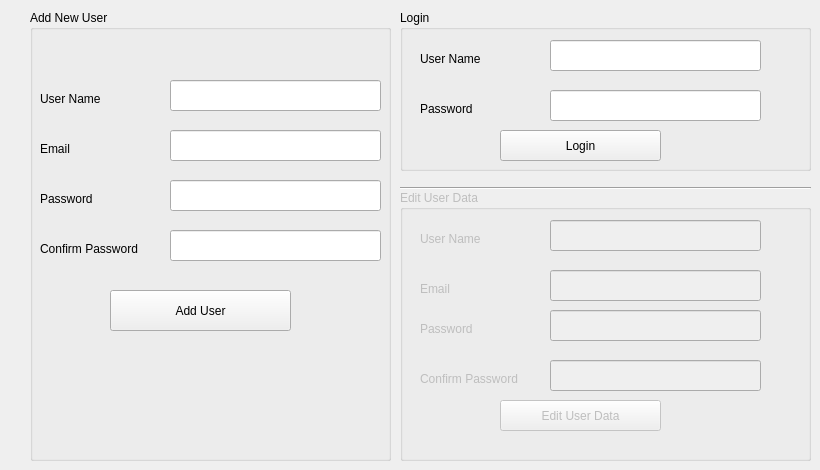
    <widget class="QWidget" name="tab_3">
     <attribute name="title">
      <string>Users</string>
     </attribute>
     <widget class="QGroupBox" name="groupBox_3">
      <property name="geometry">
       <rect>
        <x>30</x>
        <y>10</y>
        <width>361</width>
        <height>451</height>
       </rect>
      </property>
      <property name="title">
       <string>Add New User</string>
      </property>
      <widget class="QLabel" name="label_16">
       <property name="geometry">
        <rect>
         <x>10</x>
         <y>80</y>
         <width>81</width>
         <height>17</height>
        </rect>
       </property>
       <property name="text">
        <string>User Name</string>
       </property>
      </widget>
      <widget class="QLabel" name="label_17">
       <property name="geometry">
        <rect>
         <x>10</x>
         <y>180</y>
         <width>81</width>
         <height>17</height>
        </rect>
       </property>
       <property name="text">
        <string>Password</string>
       </property>
      </widget>
      <widget class="QLabel" name="label_18">
       <property name="geometry">
        <rect>
         <x>10</x>
         <y>230</y>
         <width>131</width>
         <height>17</height>
        </rect>
       </property>
       <property name="text">
        <string>Confirm Password</string>
       </property>
      </widget>
      <widget class="QPushButton" name="pushButton_add_new_user">
       <property name="geometry">
        <rect>
         <x>80</x>
         <y>280</y>
         <width>181</width>
         <height>41</height>
        </rect>
       </property>
       <property name="text">
        <string>Add User</string>
       </property>
      </widget>
      <widget class="QLineEdit" name="lineEdit_add_new_username">
       <property name="geometry">
        <rect>
         <x>140</x>
         <y>70</y>
         <width>211</width>
         <height>31</height>
        </rect>
       </property>
      </widget>
      <widget class="QLineEdit" name="lineEdit_add_new_password">
       <property name="geometry">
        <rect>
         <x>140</x>
         <y>170</y>
         <width>211</width>
         <height>31</height>
        </rect>
       </property>
       <property name="echoMode">
        <enum>QLineEdit::Password</enum>
       </property>
      </widget>
      <widget class="QLineEdit" name="lineEdit_add_new_confirm_password">
       <property name="geometry">
        <rect>
         <x>140</x>
         <y>220</y>
         <width>211</width>
         <height>31</height>
        </rect>
       </property>
       <property name="echoMode">
        <enum>QLineEdit::Password</enum>
       </property>
      </widget>
      <widget class="QLabel" name="label_add_new_email">
       <property name="geometry">
        <rect>
         <x>10</x>
         <y>130</y>
         <width>81</width>
         <height>17</height>
        </rect>
       </property>
       <property name="text">
        <string>Email</string>
       </property>
      </widget>
      <widget class="QLineEdit" name="lineEdit_add_new_email">
       <property name="geometry">
        <rect>
         <x>140</x>
         <y>120</y>
         <width>211</width>
         <height>31</height>
        </rect>
       </property>
      </widget>
      <widget class="QLabel" name="label_incorrect_passward">
       <property name="geometry">
        <rect>
         <x>46</x>
         <y>340</y>
         <width>271</width>
         <height>20</height>
        </rect>
       </property>
       <property name="text">
        <string>&lt;!DOCTYPE HTML PUBLIC &quot;-//W3C//DTD HTML 4.0//EN&quot; &quot;http://www.w3.org/TR/REC-html40/strict.dtd&quot;&gt;
&lt;html&gt;&lt;head&gt;&lt;meta name=&quot;qrichtext&quot; content=&quot;1&quot; /&gt;&lt;style type=&quot;text/css&quot;&gt;
p, li { white-space: pre-wrap; }
&lt;/style&gt;&lt;/head&gt;&lt;body style=&quot; font-family:'Abyssinica SIL'; font-size:11pt; font-weight:400; font-style:normal;&quot;&gt;
&lt;p style=&quot; margin-top:0px; margin-bottom:0px; margin-left:0px; margin-right:0px; -qt-block-indent:0; text-indent:0px;&quot;&gt;&lt;span style=&quot; font-family:'Ubuntu';&quot;&gt; &lt;/span&gt;&lt;/p&gt;&lt;/body&gt;&lt;/html&gt;</string>
       </property>
      </widget>
     </widget>
     <widget class="QGroupBox" name="groupBox_login">
      <property name="geometry">
       <rect>
        <x>400</x>
        <y>10</y>
        <width>411</width>
        <height>161</height>
       </rect>
      </property>
      <property name="title">
       <string>Login</string>
      </property>
      <widget class="QLabel" name="label_25">
       <property name="geometry">
        <rect>
         <x>20</x>
         <y>40</y>
         <width>81</width>
         <height>17</height>
        </rect>
       </property>
       <property name="text">
        <string>User Name</string>
       </property>
      </widget>
      <widget class="QLabel" name="label_24">
       <property name="geometry">
        <rect>
         <x>20</x>
         <y>90</y>
         <width>81</width>
         <height>17</height>
        </rect>
       </property>
       <property name="text">
        <string>Password</string>
       </property>
      </widget>
      <widget class="QLineEdit" name="lineEdit_login_username">
       <property name="geometry">
        <rect>
         <x>150</x>
         <y>30</y>
         <width>211</width>
         <height>31</height>
        </rect>
       </property>
      </widget>
      <widget class="QLineEdit" name="lineEdit_login_password">
       <property name="geometry">
        <rect>
         <x>150</x>
         <y>80</y>
         <width>211</width>
         <height>31</height>
        </rect>
       </property>
       <property name="echoMode">
        <enum>QLineEdit::Password</enum>
       </property>
      </widget>
      <widget class="QPushButton" name="pushButton_login">
       <property name="geometry">
        <rect>
         <x>100</x>
         <y>120</y>
         <width>161</width>
         <height>31</height>
        </rect>
       </property>
       <property name="text">
        <string>Login</string>
       </property>
      </widget>
     </widget>
     <widget class="QGroupBox" name="groupBox_edit_user_data">
      <property name="enabled">
       <bool>false</bool>
      </property>
      <property name="geometry">
       <rect>
        <x>400</x>
        <y>190</y>
        <width>411</width>
        <height>271</height>
       </rect>
      </property>
      <property name="title">
       <string>Edit User Data</string>
      </property>
      <widget class="QLabel" name="label_21">
       <property name="geometry">
        <rect>
         <x>20</x>
         <y>180</y>
         <width>131</width>
         <height>17</height>
        </rect>
       </property>
       <property name="text">
        <string>Confirm Password</string>
       </property>
      </widget>
      <widget class="QLineEdit" name="lineEdit_edit_user_data_password">
       <property name="geometry">
        <rect>
         <x>150</x>
         <y>120</y>
         <width>211</width>
         <height>31</height>
        </rect>
       </property>
       <property name="echoMode">
        <enum>QLineEdit::Password</enum>
       </property>
      </widget>
      <widget class="QLineEdit" name="lineEdit_edit_user_name">
       <property name="geometry">
        <rect>
         <x>150</x>
         <y>30</y>
         <width>211</width>
         <height>31</height>
        </rect>
       </property>
      </widget>
      <widget class="QLabel" name="label_19">
       <property name="geometry">
        <rect>
         <x>20</x>
         <y>130</y>
         <width>81</width>
         <height>17</height>
        </rect>
       </property>
       <property name="text">
        <string>Password</string>
       </property>
      </widget>
      <widget class="QPushButton" name="pushButton_edit_user_data">
       <property name="geometry">
        <rect>
         <x>100</x>
         <y>210</y>
         <width>161</width>
         <height>31</height>
        </rect>
       </property>
       <property name="text">
        <string>Edit User Data</string>
       </property>
      </widget>
      <widget class="QLabel" name="label_20">
       <property name="geometry">
        <rect>
         <x>20</x>
         <y>40</y>
         <width>81</width>
         <height>17</height>
        </rect>
       </property>
       <property name="text">
        <string>User Name</string>
       </property>
      </widget>
      <widget class="QLineEdit" name="lineEdit_edit_user_data_confirm_password">
       <property name="geometry">
        <rect>
         <x>150</x>
         <y>170</y>
         <width>211</width>
         <height>31</height>
        </rect>
       </property>
       <property name="echoMode">
        <enum>QLineEdit::Password</enum>
       </property>
      </widget>
      <widget class="QLabel" name="label_23">
       <property name="geometry">
        <rect>
         <x>20</x>
         <y>90</y>
         <width>81</width>
         <height>17</height>
        </rect>
       </property>
       <property name="text">
        <string>Email</string>
       </property>
      </widget>
      <widget class="QLineEdit" name="lineEdit_edit_user_email">
       <property name="geometry">
        <rect>
         <x>150</x>
         <y>80</y>
         <width>211</width>
         <height>31</height>
        </rect>
       </property>
       <property name="text">
        <string/>
       </property>
      </widget>
      <widget class="QLabel" name="label_incorrect_passward_2">
       <property name="geometry">
        <rect>
         <x>60</x>
         <y>240</y>
         <width>271</width>
         <height>20</height>
        </rect>
       </property>
       <property name="text">
        <string>&lt;!DOCTYPE HTML PUBLIC &quot;-//W3C//DTD HTML 4.0//EN&quot; &quot;http://www.w3.org/TR/REC-html40/strict.dtd&quot;&gt;
&lt;html&gt;&lt;head&gt;&lt;meta name=&quot;qrichtext&quot; content=&quot;1&quot; /&gt;&lt;style type=&quot;text/css&quot;&gt;
p, li { white-space: pre-wrap; }
&lt;/style&gt;&lt;/head&gt;&lt;body style=&quot; font-family:'Abyssinica SIL'; font-size:11pt; font-weight:400; font-style:normal;&quot;&gt;
&lt;p style=&quot; margin-top:0px; margin-bottom:0px; margin-left:0px; margin-right:0px; -qt-block-indent:0; text-indent:0px;&quot;&gt;&lt;span style=&quot; font-family:'Ubuntu';&quot;&gt; &lt;/span&gt;&lt;/p&gt;&lt;/body&gt;&lt;/html&gt;</string>
       </property>
      </widget>
     </widget>
     <widget class="Line" name="line">
      <property name="geometry">
       <rect>
        <x>400</x>
        <y>180</y>
        <width>411</width>
        <height>16</height>
       </rect>
      </property>
      <property name="orientation">
       <enum>Qt::Horizontal</enum>
      </property>
     </widget>
    </widget>
